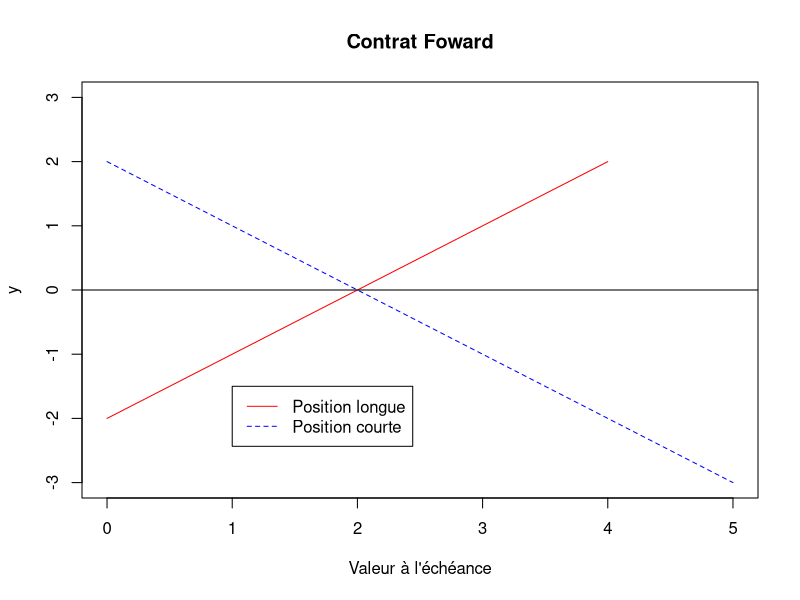
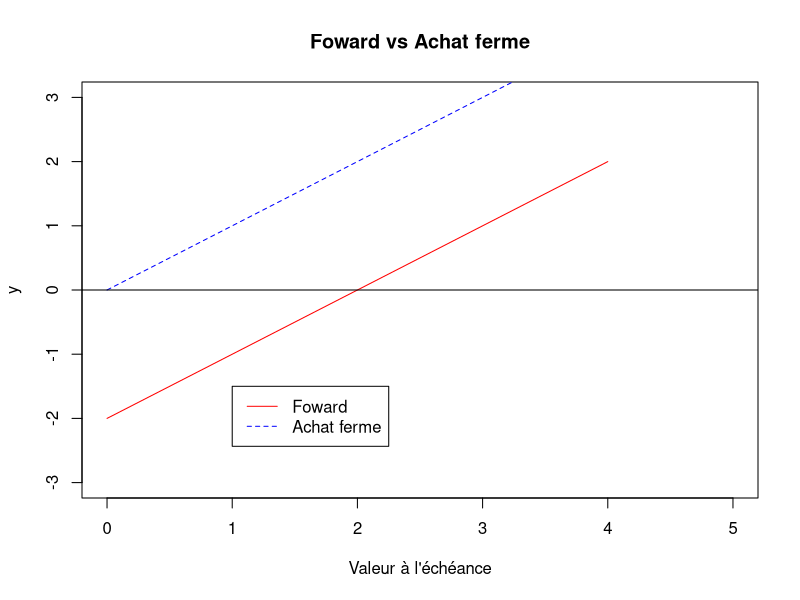
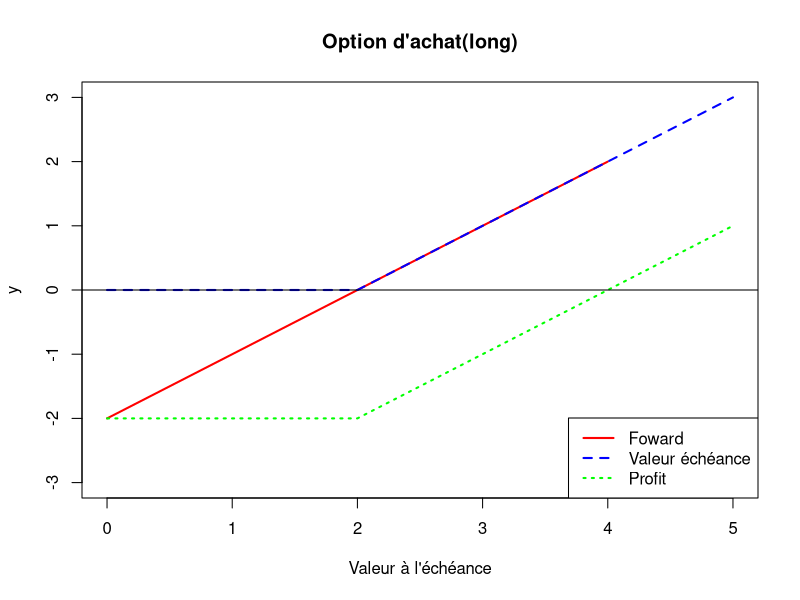
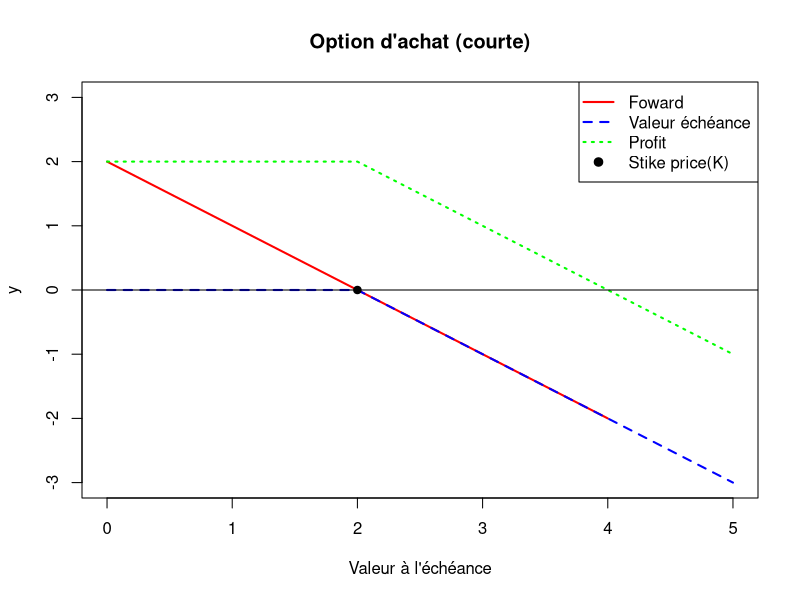
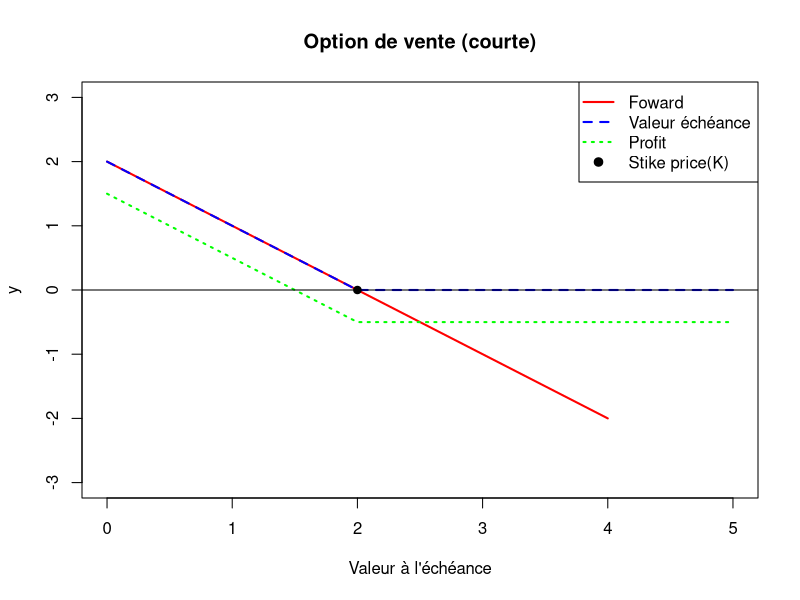
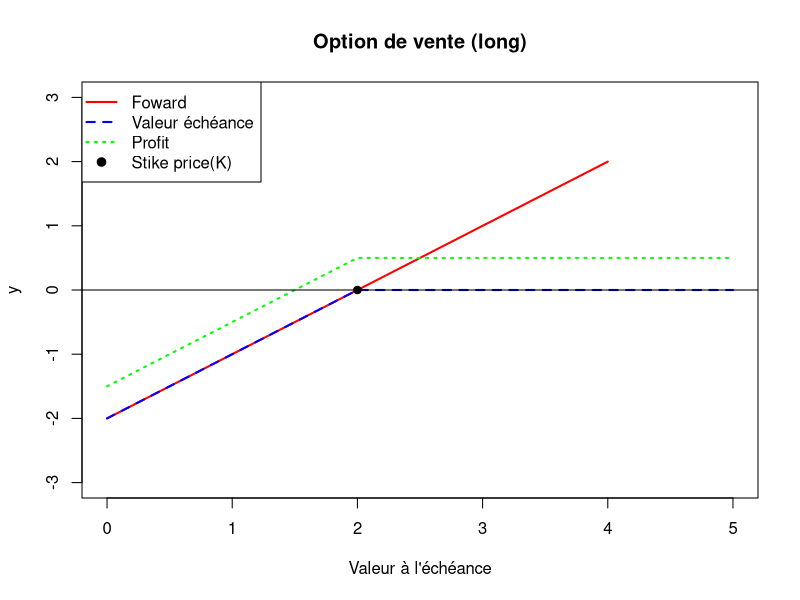

These charts were generated, in order, by the following R code:
## ---- chunk 1
x <- c(0,4)
y <- c(-2,2)
fx <- function(x) -x +2
plot(x,y,xlim=c(0,5),ylim=c(-3,3),xlab='Valeur à l\'échéance',type='l',col='red',main="Contrat Foward")
curve(fx,col='blue',add=TRUE,lty=2)
legend(1,-1.5,c('Position longue',"Position courte"),col=c("red","blue"),lty=c(1,2))
abline(h=0)
## ---- chunk 2
x <- c(0,4)
y <- c(-2,2)
fx <- function(x) x 
plot(x,y,xlim=c(0,5),ylim=c(-3,3),xlab='Valeur à l\'échéance',type='l',col='red',main="Foward vs Achat ferme")
curve(fx,col='blue',add=TRUE,lty=2)
legend(1,-1.5,c('Foward',"Achat ferme"),col=c("red","blue"),lty=c(1,2))
abline(h=0)
## ---- chunk 3
x <- c(0,4)
y <- c(-2,2)
fx <- function(x) pmax(0,x-2) 
fy <- function(x) pmax(0,x-2)-2
plot(x,y,xlim=c(0,5),ylim=c(-3,3),xlab="Valeur à l'échéance",type='l',col='red',main="Option d'achat(long)",lwd=2)
curve(fx,col='blue',add=TRUE,lty=2,lwd=2)
curve(fy,col="green",add=TRUE,lty=3,lwd=2)
legend("bottomright",c('Foward',"Valeur échéance","Profit"),col=c("red","blue","green"),lty=c(1,2,3),lwd=2)
abline(h=0)
## ---- chunk 4
x <- c(0,4)
y <- c(2,-2)
fx <- function(x) -pmax(0,x-2) 
fy <- function(x) -pmax(0,x-2)+2
plot(x,y,xlim=c(0,5),ylim=c(-3,3),xlab="Valeur à l'échéance",type='l',col='red',main="Option d'achat (courte)",lwd=2)
curve(fx,col='blue',add=TRUE,lty=2,lwd=2)
curve(fy,col="green",add=TRUE,lty=3,lwd=2)
legend("topright",c('Foward',"Valeur échéance","Profit","Stike price(K)"),col=c("red","blue","green",1),lty=c(1,2,3,NA),pch=c(NA,NA,NA,19),lwd=2)
abline(h=0)
points(2,0,pch=19)
## ---- chunk 5
x <- c(0,4)
y <- c(2,-2)
fx <- function(x) pmax(0,2-x) 
fy <- function(x) pmax(0,2-x)-0.5
plot(x,y,xlim=c(0,5),ylim=c(-3,3),xlab="Valeur à l'échéance",type='l',col='red',main="Option de vente (courte)",lwd=2)
curve(fx,col='blue',add=TRUE,lty=2,lwd=2)
curve(fy,col="green",add=TRUE,lty=3,lwd=2)
legend("topright",c('Foward',"Valeur échéance","Profit","Stike price(K)"),col=c("red","blue","green",1),lty=c(1,2,3,NA),pch=c(NA,NA,NA,19),lwd=2)
abline(h=0)
points(2,0,pch=19)
## ---- chunk 6
x <- c(0,4)
y <- c(-2,2)
fx <- function(x) -pmax(0,2-x) 
fy <- function(x) -pmax(0,2-x)+0.5
plot(x,y,xlim=c(0,5),ylim=c(-3,3),xlab="Valeur à l'échéance",type='l',col='red',main="Option de vente (long)",lwd=2)
curve(fx,col='blue',add=TRUE,lty=2,lwd=2)
curve(fy,col="green",add=TRUE,lty=3,lwd=2)
legend("topleft",c('Foward',"Valeur échéance","Profit","Stike price(K)"),col=c("red","blue","green",1),lty=c(1,2,3,NA),pch=c(NA,NA,NA,19),lwd=2)
abline(h=0)
points(2,0,pch=19)
